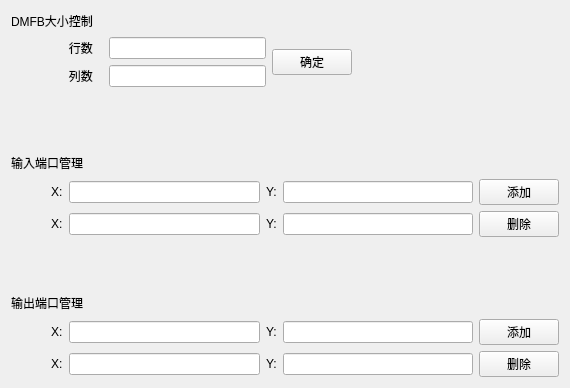
<?xml version="1.0" encoding="UTF-8"?>
<ui version="4.0">
 <class>setting_interface</class>
 <widget class="QWidget" name="setting_interface">
  <property name="geometry">
   <rect>
    <x>0</x>
    <y>0</y>
    <width>570</width>
    <height>388</height>
   </rect>
  </property>
  <property name="windowTitle">
   <string>Form</string>
  </property>
  <layout class="QGridLayout" name="gridLayout">
   <item row="0" column="0">
    <layout class="QVBoxLayout" name="verticalLayout_5" stretch="0,0,0,0,0">
     <item>
      <layout class="QVBoxLayout" name="verticalLayout_2">
       <item>
        <layout class="QHBoxLayout" name="horizontalLayout_10">
         <item>
          <widget class="QLabel" name="label_13">
           <property name="text">
            <string>DMFB大小控制</string>
           </property>
          </widget>
         </item>
         <item>
          <spacer name="horizontalSpacer_8">
           <property name="orientation">
            <enum>Qt::Horizontal</enum>
           </property>
           <property name="sizeHint" stdset="0">
            <size>
             <width>40</width>
             <height>20</height>
            </size>
           </property>
          </spacer>
         </item>
        </layout>
       </item>
       <item>
        <layout class="QHBoxLayout" name="horizontalLayout_7">
         <item>
          <spacer name="horizontalSpacer_5">
           <property name="orientation">
            <enum>Qt::Horizontal</enum>
           </property>
           <property name="sizeType">
            <enum>QSizePolicy::Fixed</enum>
           </property>
           <property name="sizeHint" stdset="0">
            <size>
             <width>48</width>
             <height>20</height>
            </size>
           </property>
          </spacer>
         </item>
         <item>
          <layout class="QVBoxLayout" name="verticalLayout">
           <item>
            <layout class="QHBoxLayout" name="horizontalLayout">
             <item>
              <widget class="QLabel" name="label">
               <property name="text">
                <string>   行数   </string>
               </property>
              </widget>
             </item>
             <item>
              <widget class="QLineEdit" name="RowEdit"/>
             </item>
            </layout>
           </item>
           <item>
            <layout class="QHBoxLayout" name="horizontalLayout_2">
             <item>
              <widget class="QLabel" name="label_2">
               <property name="text">
                <string>   列数   </string>
               </property>
              </widget>
             </item>
             <item>
              <widget class="QLineEdit" name="ColumnEdit"/>
             </item>
            </layout>
           </item>
          </layout>
         </item>
         <item>
          <widget class="QPushButton" name="DMFBButton">
           <property name="text">
            <string>确定</string>
           </property>
          </widget>
         </item>
         <item>
          <spacer name="horizontalSpacer_9">
           <property name="orientation">
            <enum>Qt::Horizontal</enum>
           </property>
           <property name="sizeHint" stdset="0">
            <size>
             <width>40</width>
             <height>20</height>
            </size>
           </property>
          </spacer>
         </item>
        </layout>
       </item>
      </layout>
     </item>
     <item>
      <spacer name="verticalSpacer">
       <property name="orientation">
        <enum>Qt::Vertical</enum>
       </property>
       <property name="sizeHint" stdset="0">
        <size>
         <width>20</width>
         <height>60</height>
        </size>
       </property>
      </spacer>
     </item>
     <item>
      <layout class="QVBoxLayout" name="verticalLayout_3">
       <item>
        <layout class="QHBoxLayout" name="horizontalLayout_9">
         <item>
          <widget class="QLabel" name="label_5">
           <property name="text">
            <string>输入端口管理</string>
           </property>
          </widget>
         </item>
         <item>
          <spacer name="horizontalSpacer_7">
           <property name="orientation">
            <enum>Qt::Horizontal</enum>
           </property>
           <property name="sizeHint" stdset="0">
            <size>
             <width>40</width>
             <height>20</height>
            </size>
           </property>
          </spacer>
         </item>
        </layout>
       </item>
       <item>
        <layout class="QHBoxLayout" name="horizontalLayout_3">
         <item>
          <spacer name="horizontalSpacer_3">
           <property name="orientation">
            <enum>Qt::Horizontal</enum>
           </property>
           <property name="sizeType">
            <enum>QSizePolicy::Fixed</enum>
           </property>
           <property name="sizeHint" stdset="0">
            <size>
             <width>40</width>
             <height>20</height>
            </size>
           </property>
          </spacer>
         </item>
         <item>
          <widget class="QLabel" name="label_3">
           <property name="text">
            <string>X:</string>
           </property>
          </widget>
         </item>
         <item>
          <widget class="QLineEdit" name="InputAddX"/>
         </item>
         <item>
          <widget class="QLabel" name="label_4">
           <property name="text">
            <string>Y:</string>
           </property>
          </widget>
         </item>
         <item>
          <widget class="QLineEdit" name="InputAddY">
           <property name="enabled">
            <bool>true</bool>
           </property>
           <property name="clearButtonEnabled">
            <bool>false</bool>
           </property>
          </widget>
         </item>
         <item>
          <widget class="QPushButton" name="InputAddButton">
           <property name="text">
            <string>添加</string>
           </property>
          </widget>
         </item>
        </layout>
       </item>
       <item>
        <layout class="QHBoxLayout" name="horizontalLayout_4">
         <item>
          <spacer name="horizontalSpacer_4">
           <property name="orientation">
            <enum>Qt::Horizontal</enum>
           </property>
           <property name="sizeType">
            <enum>QSizePolicy::Fixed</enum>
           </property>
           <property name="sizeHint" stdset="0">
            <size>
             <width>40</width>
             <height>20</height>
            </size>
           </property>
          </spacer>
         </item>
         <item>
          <widget class="QLabel" name="label_6">
           <property name="text">
            <string>X:</string>
           </property>
          </widget>
         </item>
         <item>
          <widget class="QLineEdit" name="InputDeleteX"/>
         </item>
         <item>
          <widget class="QLabel" name="label_7">
           <property name="text">
            <string>Y:</string>
           </property>
          </widget>
         </item>
         <item>
          <widget class="QLineEdit" name="InputDeleteY"/>
         </item>
         <item>
          <widget class="QPushButton" name="InputDeleteButton">
           <property name="text">
            <string>删除</string>
           </property>
          </widget>
         </item>
        </layout>
       </item>
      </layout>
     </item>
     <item>
      <spacer name="verticalSpacer_2">
       <property name="orientation">
        <enum>Qt::Vertical</enum>
       </property>
       <property name="sizeHint" stdset="0">
        <size>
         <width>20</width>
         <height>40</height>
        </size>
       </property>
      </spacer>
     </item>
     <item>
      <layout class="QVBoxLayout" name="verticalLayout_4">
       <item>
        <layout class="QHBoxLayout" name="horizontalLayout_8">
         <item>
          <widget class="QLabel" name="label_12">
           <property name="text">
            <string>输出端口管理</string>
           </property>
          </widget>
         </item>
         <item>
          <spacer name="horizontalSpacer_6">
           <property name="orientation">
            <enum>Qt::Horizontal</enum>
           </property>
           <property name="sizeHint" stdset="0">
            <size>
             <width>40</width>
             <height>20</height>
            </size>
           </property>
          </spacer>
         </item>
        </layout>
       </item>
       <item>
        <layout class="QHBoxLayout" name="horizontalLayout_5">
         <item>
          <spacer name="horizontalSpacer">
           <property name="orientation">
            <enum>Qt::Horizontal</enum>
           </property>
           <property name="sizeType">
            <enum>QSizePolicy::Fixed</enum>
           </property>
           <property name="sizeHint" stdset="0">
            <size>
             <width>40</width>
             <height>20</height>
            </size>
           </property>
          </spacer>
         </item>
         <item>
          <widget class="QLabel" name="label_8">
           <property name="text">
            <string>X:</string>
           </property>
          </widget>
         </item>
         <item>
          <widget class="QLineEdit" name="OutputAddX"/>
         </item>
         <item>
          <widget class="QLabel" name="label_9">
           <property name="text">
            <string>Y:</string>
           </property>
          </widget>
         </item>
         <item>
          <widget class="QLineEdit" name="OutputAddY"/>
         </item>
         <item>
          <widget class="QPushButton" name="OutputAddButton">
           <property name="text">
            <string>添加</string>
           </property>
          </widget>
         </item>
        </layout>
       </item>
       <item>
        <layout class="QHBoxLayout" name="horizontalLayout_6">
         <item>
          <spacer name="horizontalSpacer_2">
           <property name="orientation">
            <enum>Qt::Horizontal</enum>
           </property>
           <property name="sizeType">
            <enum>QSizePolicy::Fixed</enum>
           </property>
           <property name="sizeHint" stdset="0">
            <size>
             <width>40</width>
             <height>20</height>
            </size>
           </property>
          </spacer>
         </item>
         <item>
          <widget class="QLabel" name="label_10">
           <property name="text">
            <string>X:</string>
           </property>
          </widget>
         </item>
         <item>
          <widget class="QLineEdit" name="OutputDeleteX"/>
         </item>
         <item>
          <widget class="QLabel" name="label_11">
           <property name="text">
            <string>Y:</string>
           </property>
          </widget>
         </item>
         <item>
          <widget class="QLineEdit" name="OutputDeleteY"/>
         </item>
         <item>
          <widget class="QPushButton" name="OutputDeleteButton">
           <property name="text">
            <string>删除</string>
           </property>
          </widget>
         </item>
        </layout>
       </item>
      </layout>
     </item>
    </layout>
   </item>
  </layout>
 </widget>
 <resources/>
 <connections/>
</ui>
